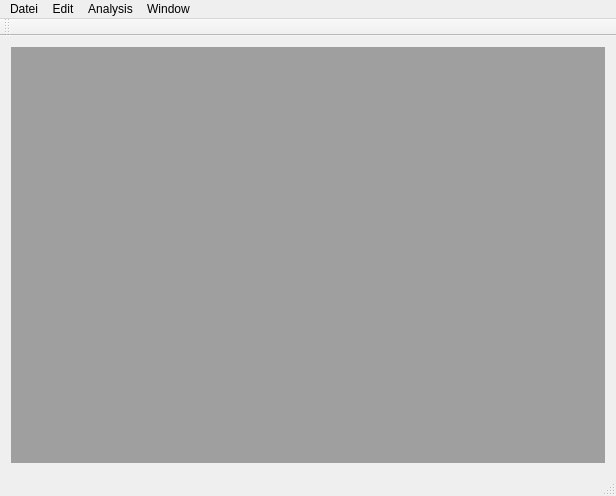
<?xml version="1.0" encoding="UTF-8"?>
<ui version="4.0">
 <class>MainWindow</class>
 <widget class="QMainWindow" name="MainWindow">
  <property name="geometry">
   <rect>
    <x>0</x>
    <y>0</y>
    <width>616</width>
    <height>496</height>
   </rect>
  </property>
  <property name="windowTitle">
   <string>MainWindow</string>
  </property>
  <widget class="QWidget" name="centralWidget">
   <layout class="QGridLayout" name="gridLayout">
    <item row="0" column="0">
     <widget class="QMdiArea" name="mdiArea"/>
    </item>
   </layout>
  </widget>
  <widget class="QMenuBar" name="menuBar">
   <property name="geometry">
    <rect>
     <x>0</x>
     <y>0</y>
     <width>616</width>
     <height>21</height>
    </rect>
   </property>
   <widget class="QMenu" name="menuDatei">
    <property name="title">
     <string>Datei</string>
    </property>
    <addaction name="actionOpenKinectStream"/>
    <addaction name="separator"/>
    <addaction name="actionQuit"/>
   </widget>
   <widget class="QMenu" name="windowMenu">
    <property name="title">
     <string>Window</string>
    </property>
    <addaction name="actionRGBViewer"/>
    <addaction name="actionOpenGLRender"/>
   </widget>
   <widget class="QMenu" name="editMenu">
    <property name="title">
     <string>Edit</string>
    </property>
    <addaction name="actionStartCapturing"/>
    <addaction name="separator"/>
    <addaction name="actionTakeScreenshot"/>
    <addaction name="separator"/>
   </widget>
   <widget class="QMenu" name="menuAnalysis">
    <property name="title">
     <string>Analysis</string>
    </property>
    <addaction name="actionSASDMode"/>
    <addaction name="actionSABSSDMode"/>
   </widget>
   <addaction name="menuDatei"/>
   <addaction name="editMenu"/>
   <addaction name="menuAnalysis"/>
   <addaction name="windowMenu"/>
  </widget>
  <widget class="QToolBar" name="mainToolBar">
   <attribute name="toolBarArea">
    <enum>TopToolBarArea</enum>
   </attribute>
   <attribute name="toolBarBreak">
    <bool>false</bool>
   </attribute>
  </widget>
  <widget class="QStatusBar" name="statusBar"/>
  <action name="actionQuit">
   <property name="text">
    <string>Quit</string>
   </property>
  </action>
  <action name="actionOpenKinectStream">
   <property name="text">
    <string>Establish connection to kinect...</string>
   </property>
  </action>
  <action name="actionRGBViewer">
   <property name="checkable">
    <bool>true</bool>
   </property>
   <property name="text">
    <string>RGBViewer</string>
   </property>
  </action>
  <action name="actionOpenGLRender">
   <property name="checkable">
    <bool>true</bool>
   </property>
   <property name="text">
    <string>OpenGLRender</string>
   </property>
  </action>
  <action name="actionTakeScreenshot">
   <property name="text">
    <string>Take screenshot</string>
   </property>
  </action>
  <action name="actionSASDMode">
   <property name="checkable">
    <bool>true</bool>
   </property>
   <property name="text">
    <string>SASDMode</string>
   </property>
  </action>
  <action name="actionSABSSDMode">
   <property name="checkable">
    <bool>true</bool>
   </property>
   <property name="text">
    <string>SABSSDMode</string>
   </property>
  </action>
  <action name="actionStartCapturing">
   <property name="checkable">
    <bool>true</bool>
   </property>
   <property name="text">
    <string>Start Capturing</string>
   </property>
   <property name="toolTip">
    <string>Start/Stop Capturing</string>
   </property>
  </action>
 </widget>
 <layoutdefault spacing="6" margin="11"/>
 <resources/>
 <connections/>
</ui>
